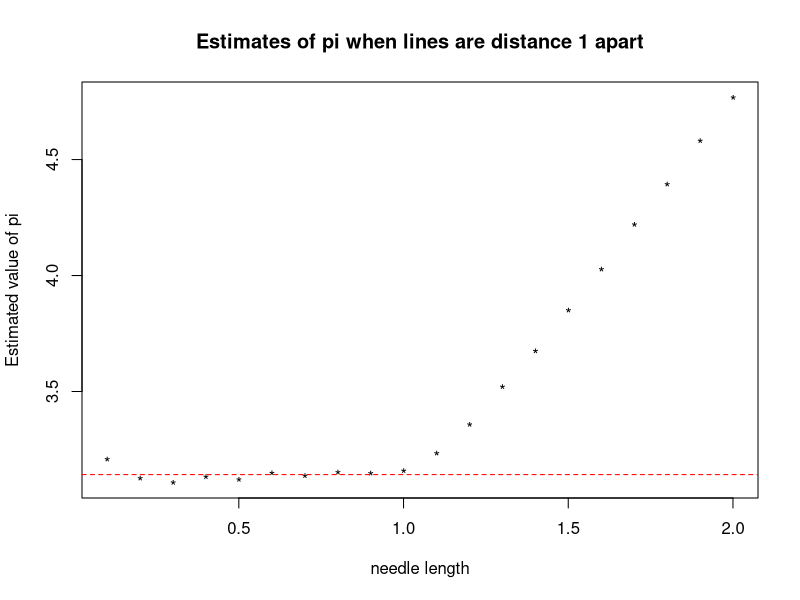

The R source for this figure:
## ---- chunk 1
knitr::opts_chunk$set(echo = TRUE)
## ---- chunk 2
set.seed(2053)   
LineDistance <- 1  # The distance between the lines
NumberOfTrials <- 50000    # how many needles to throw
## ---- chunk 3
StartLength <- 0.1 # shortest needle considered
EndLength <- 2 # longest needle considered
StepSize <- 0.1 # the differences between the different lengths of needle we will consider
OurLengths <- seq(from=StartLength,to=EndLength,by=StepSize)
NumberOfLengths <- length(OurLengths) # How many needle lengths will we consider
MyPi <- rep(0,NumberOfLengths)  # A place to store our esitmate of pi
## ---- chunk 4
IterationCounter <- 0 # a variable we will use to keep track of where we are at for storing answers
for (NeedleLength in OurLengths){
  IterationCounter <- IterationCounter+1
  NumberOfNeedlesThatCrossALine<-0   # this will count how often the needle crosses a line
  # do the experiment - here's one way to do it
  for (i in 1:NumberOfTrials){
    # generate the angle at which the needle falls - R measure angles in radians, so for the code we need to use pi (a pre-defined variable in R)
    Angle <- runif(1,0,pi)
    Height=NeedleLength*sin(Angle)

    # it will cross the a line with prob Height/LineDistance
    PCrossLine <- Height / LineDistance
    p <- runif(1)
    if (p<PCrossLine){ NumberOfNeedlesThatCrossALine <- NumberOfNeedlesThatCrossALine + 1 }
  }

  ProportionOfPointsThatCrossLine <- NumberOfNeedlesThatCrossALine/NumberOfTrials
  MyPi[IterationCounter]<-NeedleLength*2/(ProportionOfPointsThatCrossLine*LineDistance)
  cat("\nNeedle length ",NeedleLength,": estimate of pi is ",MyPi[IterationCounter])
  # and then do the math to produce you estimate of pi - yours to write

}
## ---- chunk 5
plot(x=seq(from=StartLength,to=EndLength,by=StepSize),y=MyPi,main="Estimates of pi when lines are distance 1 apart",xlab="needle length",ylab="Estimated value of pi",pch="*")
abline(pi,0,col="red",lty=2)
